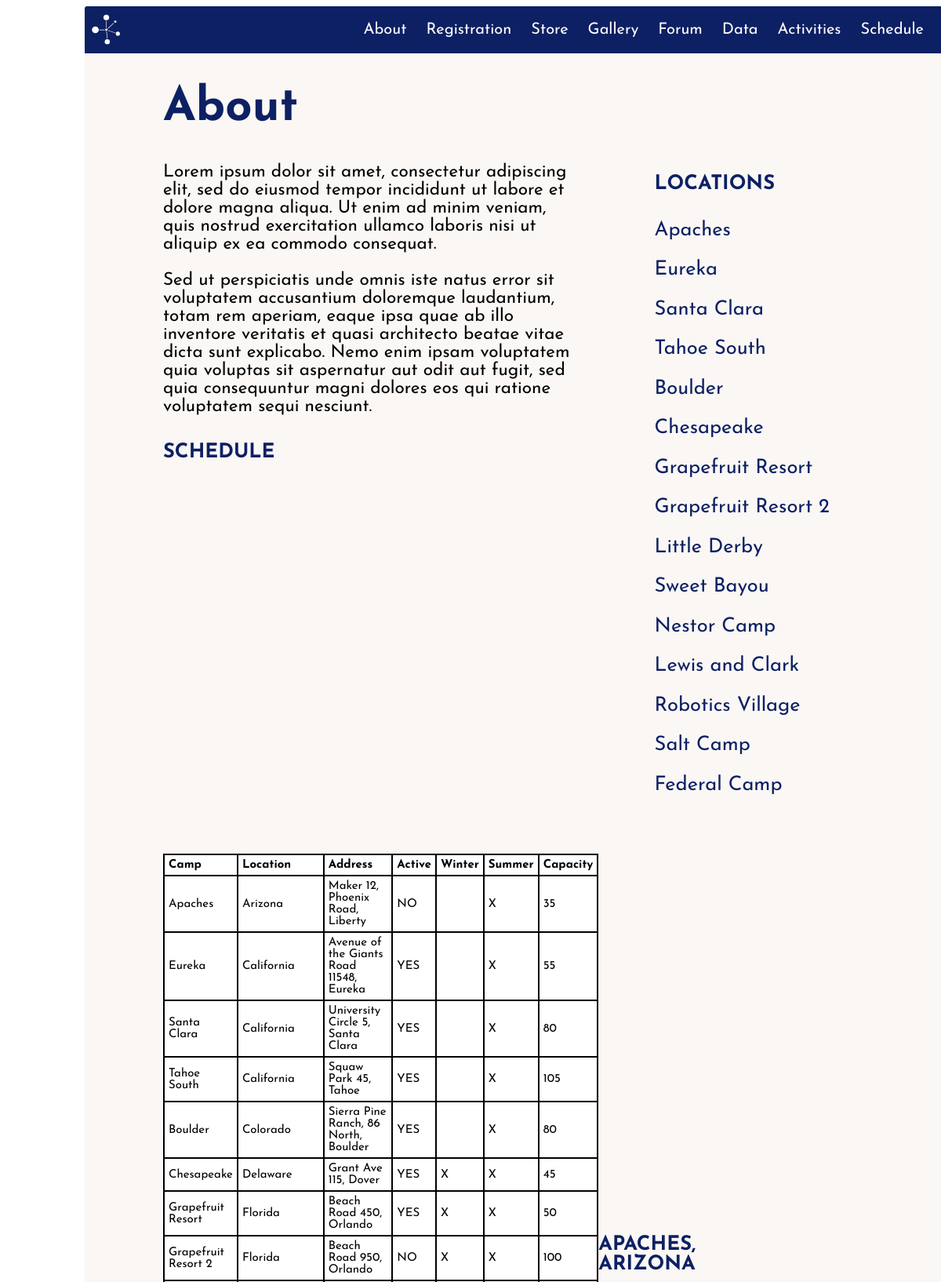
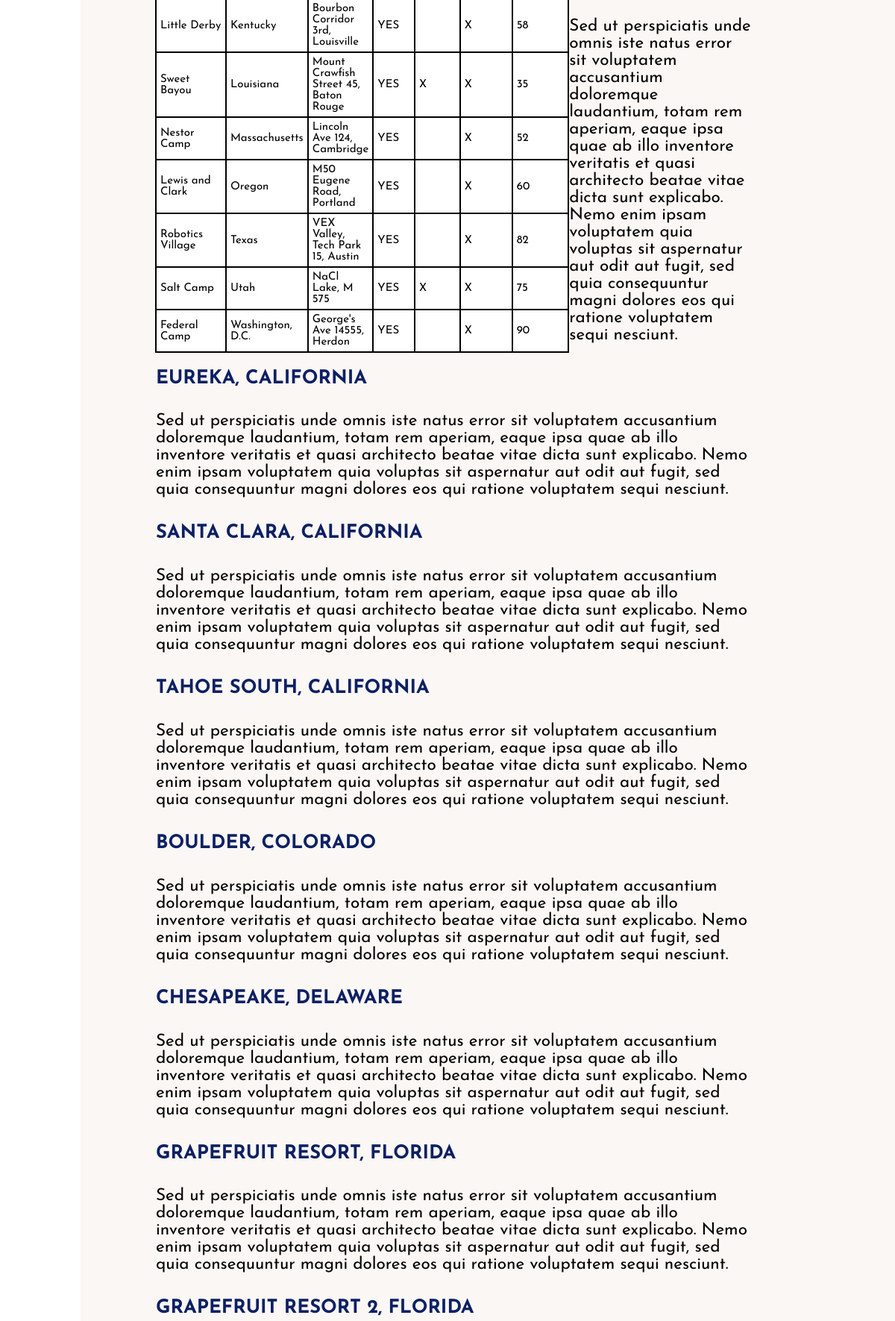
Page /about/index.php (upper part) on the committed database (2 pictures, top to bottom).
### tables this page shows
CREATE TABLE camp(
    camp_id int AUTO_INCREMENT,
    camp_name varchar(255),
    location varchar(255),
    address varchar(255),
    activities varchar(255),
    active int,
    season_winter int,
    season_summer int,
    capacity int,
    comments varchar(255),
    PRIMARY KEY (camp_id)
);

### about/index.php (the view, shortened to what this page needs)
<?php
	function QueryCamp($query, $connection){
		$result = mysqli_query($connection, $query) or die(mysqli_error($connection));
		while($row = mysqli_fetch_array($result, MYSQLI_NUM)){
			$rows[] = $row;
		}
		return $rows;
	}
	$database = 'educamps';
	$dbserver = 'localhost';
	$dbusername = 'fourthreefour';
	$dbpass = 'americo';
	$connection = connectDB($database, $dbserver, $dbusername, $dbpass);
?>
<!DOCTYPE HTML>
<html>
    <head>
        <link href=../stylesheets/main.css media=screen rel=stylesheet type=text/css />
    </head>
    <body>
        <div class=main_container id="schedule_container">
            <div id=menubar>
                <a href="../">
                    <img id="logo" src="../icons/logo.svg" alt="EduCamps logo" />
                </a>
                <table>
                    <tr>
                        <td><a href=../about>About</a></td>
                        <td><a href=../registration>Registration</a></td>
                        <td><a href=../store>Store</a></td>
                        <td><a href=../gallery>Gallery</a></td>
                        <td><a href=../forum>Forum</a></td>
                        <td><a href=../data>Data</a></td>
                        <td><a href=../activities>Activities</a></td>
                        <td><a href=../schedule>Schedule</a></td>
                    </tr>
                </table>
            </div>
           <div id="anchor_bar" >
                <h4>Locations</h4>
                <?php
                    $camp_name = QueryCamp("SELECT camp_name FROM camp", $connection);
                    foreach($camp_name as $row){
                        echo "<p><a href='$row[0]'>$row[0]</a></p>";
                    }
                ?>
            </div>
            <div id="schedule_main_content" class = "main_content">
                <h1>About</h1>
                <p>Lorem ipsum dolor sit amet, consectetur adipiscing elit, sed do eiusmod tempor incididunt ut labore et dolore magna aliqua. Ut enim ad minim veniam, quis nostrud exercitation ullamco laboris nisi ut aliquip ex ea commodo consequat.</p>
                <p>Sed ut perspiciatis unde omnis iste natus error sit voluptatem accusantium doloremque laudantium, totam rem aperiam, eaque ipsa quae ab illo inventore veritatis et quasi architecto beatae vitae dicta sunt explicabo. Nemo enim ipsam voluptatem quia voluptas sit aspernatur aut odit aut fugit, sed quia consequuntur magni dolores eos qui ratione voluptatem sequi nesciunt.</p>
                <h4>Schedule</h4>
                    <table>
                        <tr><td><strong>Camp</strong></td><td><strong>Location</strong></td><td><strong>Address</strong></td><td><strong>Active</strong></td><td><strong>Winter</strong></td><td><strong>Summer</strong></td><td><strong>Capacity</strong></td></tr>
                        <?php
                        $conn = mysqli_connect("localhost", "fourthreefour", "americo", "educamps");
                        $campsquery = mysqli_query($conn, "SELECT camp_name, location, address, active, season_winter, season_summer, capacity FROM camp");
                        while($camp = mysqli_fetch_assoc($campsquery)){
                        ?>
                        <tr><td><?= $camp['camp_name'] ?></td><td><?= $camp['location'] ?></td><td><?= $camp['address'] ?></td>
                        <?php if ($camp['active']){     ?>
                            <td>YES</td> <?php }
                                else{ ?>
                            <td>NO</td>
                        <?php } ?>
                        <?php if ($camp['season_winter']){     ?>
                            <td>X</td> <?php }
                                else{ ?>
                            <td></td>
                        <?php } ?>
                        <?php if ($camp['season_summer']){     ?>
                            <td>X</td> <?php }
                                else{ ?>
                            <td></td>
                        <?php } ?>
                        <td><?= $camp['capacity'] ?></td></tr>
                        <?php } ?>
                </table>
                <div id="headspace">
                <?php
                    $camp_name = QueryCamp("SELECT camp_name, location FROM camp", $connection);
                    foreach($camp_name as $row){
                        echo "<h4><a name='$row[0]'> $row[0], $row[1]</a></h4>";
                        echo "<p>Sed ut perspiciatis unde omnis iste natus error sit voluptatem accusantium doloremque laudantium, totam rem aperiam, eaque ipsa quae ab illo inventore veritatis et quasi architecto beatae vitae dicta sunt explicabo. Nemo enim ipsam voluptatem quia voluptas sit aspernatur aut odit aut fugit, sed quia consequuntur magni dolores eos qui ratione voluptatem sequi nesciunt.</p>";
                    }
                ?>
                </div>
            </div>
        </div>
    </body>
</html>

### stylesheets/main.css (style rules this page uses)
body { font-family:'Josefin Sans', sans-serif }
strong { font-weight:bold;color:black }
#schedule_main_content { width:800px;height:2300px;margin-left:100px }
#schedule_main_content p { font-size:.75em;text-align:left }
#schedule_main_content table { border-spacing:0px;width:100%;border:solid black 1px;float:left }
#schedule_main_content td { width:auto;height:auto;padding-left:15px;padding-right:25px;text-align:left;font-size:.5em;border:solid black 1px }
#schedule_main_content h4 { color:#0d2063 }
a { text-decoration:none;color:#0d2063 }
#anchor_bar { font-family:'Josefin Sans', sans-serif;font-size:25.5px;float:right;margin-right:150px;margin-left:100px;margin-top:120px;margin-bottom:50px;color:#0d2063 }
#headspace { margin-top:950px;border:solid #faf7f5 1px }
#schedule_main_content { height:auto;padding-bottom:100px }
#schedule_main_content table { width:500px;height:200px;text-align:center }
#schedule_main_content table td { padding:5px }
h4 { text-transform:uppercase }
body { padding-left:100px;padding-right:100px }
.main_container { min-width:1100px;max-width:1600px;margin:auto;background-color:#faf7f5;margin-bottom:100px }
#logo { float:left;height:40px;width:auto;margin-left:7px }
#menubar { width:100%;height:60px;background-color:#0d2063;color:#0d2063;font-size:20px;border-top-left-radius:3px;border-top-right-radius:3px;display:flex;justify-content:space-between;align-items:center }
#menubar table { float:right;display:flex;justify-content:flex-end;border-spacing:5px;margin-left:15px;margin-right:15px;vertical-align:center }
#menubar td { padding:10px;border-radius:3px;border-width:1.5px;border-spacing:20px;text-decoration-line:underline }
#menubar a { color:white;text-decoration:none }
.main_content { background-color:#faf7f5;width:100%;height:1000px;font-size:30px }
.main_content table { border-spacing:20px;width:880px;margin:auto }
.main_content td { width:250px;height:250px;padding:10px;background-color:#fff;text-align:center;font-size:30px }
.main_content h1 { color:#0d2063 }
.main_content h4 { font-size:.85em }

### rows in the picture
camp: camp_name "Apaches", location "Arizona", address "Maker 12, Phoenix Road, Liberty", active "NO", season_winter 0 (drawn), season_summer "X", capacity "35", camp_name "APACHES", location "ARIZONA"
camp: camp_name "Eureka", location "California", address "Avenue of the Giants Road 11548, Eureka", active "YES", season_winter 0 (drawn), season_summer "X", capacity "55", camp_name "EUREKA", location "CALIFORNIA"
camp: camp_name "Santa Clara", location "California", address "University Circle 5, Santa Clara", active "YES", season_winter 0 (drawn), season_summer "X", capacity "80", camp_name "SANTA CLARA", location "CALIFORNIA"
camp: camp_name "Tahoe South", location "California", address "Squaw Park 45, Tahoe", active "YES", season_winter 0 (drawn), season_summer "X", capacity "105", camp_name "TAHOE SOUTH", location "CALIFORNIA"
camp: camp_name "Boulder", location "Colorado", address "Sierra Pine Ranch, 86 North, Boulder", active "YES", season_winter 0 (drawn), season_summer "X", capacity "80", camp_name "BOULDER", location "COLORADO"
camp: camp_name "Chesapeake", location "Delaware", address "Grant Ave 115, Dover", active "YES", season_winter "X", season_summer "X", capacity "45", camp_name "CHESAPEAKE", location "DELAWARE"
camp: camp_name "Grapefruit Resort", location "Florida", address "Beach Road 450, Orlando", active "YES", season_winter "X", season_summer "X", capacity "50", camp_name "GRAPEFRUIT RESORT", location "FLORIDA"
camp: camp_name "Grapefruit Resort 2", location "Florida", address "Beach Road 950, Orlando", active "NO", season_winter "X", season_summer "X", capacity "100", camp_name "GRAPEFRUIT RESORT 2", location "FLORIDA"
camp: camp_name "Little Derby", location "Kentucky", address "Bourbon Corridor 3rd, Louisville", active "YES", season_winter 0 (drawn), season_summer "X", capacity "58"
camp: camp_name "Sweet Bayou", location "Louisiana", address "Mount Crawfish Street 45, Baton Rouge", active "YES", season_winter "X", season_summer "X", capacity "35"
camp: camp_name "Nestor Camp", location "Massachusetts", address "Lincoln Ave 124, Cambridge", active "YES", season_winter 0 (drawn), season_summer "X", capacity "52"
camp: camp_name "Lewis and Clark", location "Oregon", address "M50 Eugene Road, Portland", active "YES", season_winter 0 (drawn), season_summer "X", capacity "60"
camp: camp_name "Robotics Village", location "Texas", address "VEX Valley, Tech Park 15, Austin", active "YES", season_winter 0 (drawn), season_summer "X", capacity "82"
camp: camp_name "Salt Camp", location "Utah", address "NaCl Lake, M 575", active "YES", season_winter "X", season_summer "X", capacity "75"
camp: camp_name "Federal Camp", location "Washington, D.C.", address "George's Ave 14555, Herdon", active "YES", season_winter 0 (drawn), season_summer "X", capacity "90"
